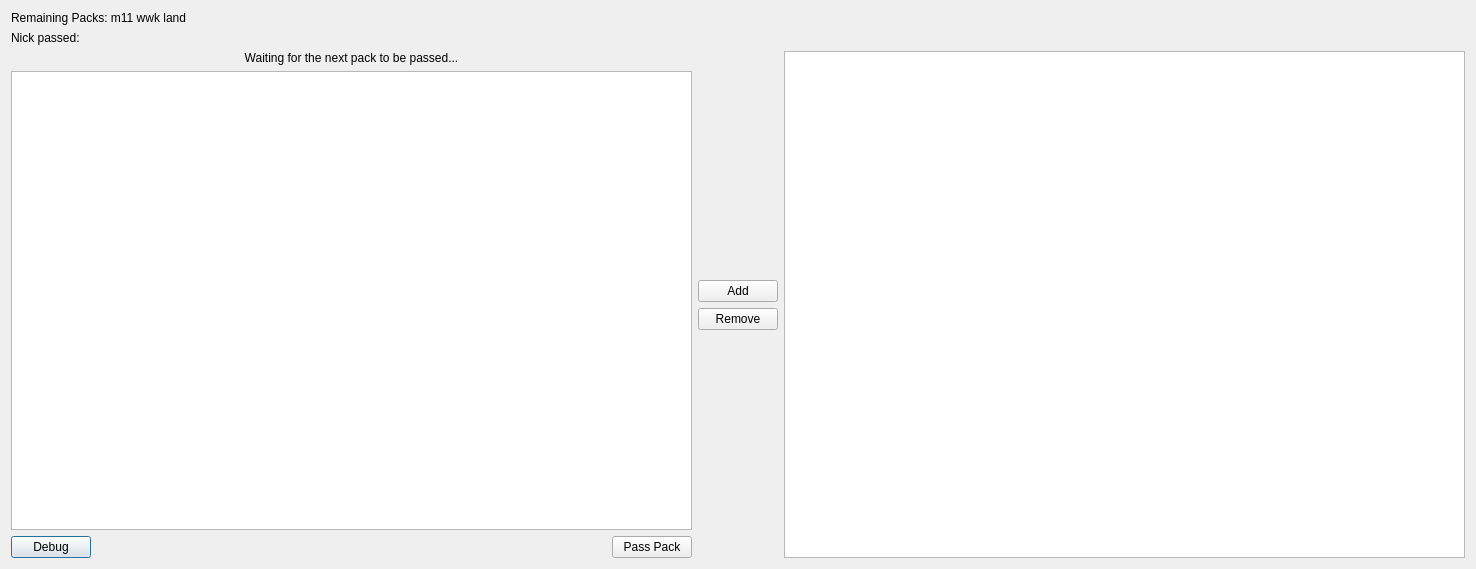
<?xml version="1.0" encoding="UTF-8"?>
<ui version="4.0">
 <class>DraftDialog</class>
 <widget class="QDialog" name="DraftDialog">
  <property name="geometry">
   <rect>
    <x>0</x>
    <y>0</y>
    <width>1476</width>
    <height>569</height>
   </rect>
  </property>
  <property name="windowTitle">
   <string>Draft</string>
  </property>
  <layout class="QVBoxLayout" name="verticalLayout_3">
   <item>
    <widget class="QLabel" name="lblRemaining">
     <property name="text">
      <string>Remaining Packs: m11 wwk land</string>
     </property>
    </widget>
   </item>
   <item>
    <widget class="QLabel" name="lblSender">
     <property name="text">
      <string>Nick passed:</string>
     </property>
    </widget>
   </item>
   <item>
    <layout class="QHBoxLayout" name="horizontalLayout_2">
     <item>
      <layout class="QVBoxLayout" name="verticalLayout_2">
       <item>
        <widget class="QLabel" name="lblWaiting">
         <property name="text">
          <string>Waiting for the next pack to be passed...</string>
         </property>
         <property name="alignment">
          <set>Qt::AlignCenter</set>
         </property>
        </widget>
       </item>
       <item>
        <widget class="QListView" name="lvCards">
         <property name="verticalScrollMode">
          <enum>QAbstractItemView::ScrollPerPixel</enum>
         </property>
         <property name="horizontalScrollMode">
          <enum>QAbstractItemView::ScrollPerPixel</enum>
         </property>
         <property name="movement">
          <enum>QListView::Static</enum>
         </property>
         <property name="flow">
          <enum>QListView::LeftToRight</enum>
         </property>
        </widget>
       </item>
       <item>
        <layout class="QHBoxLayout" name="horizontalLayout">
         <item>
          <widget class="QPushButton" name="debugButton">
           <property name="text">
            <string>Debug</string>
           </property>
          </widget>
         </item>
         <item>
          <spacer name="horizontalSpacer">
           <property name="orientation">
            <enum>Qt::Horizontal</enum>
           </property>
           <property name="sizeHint" stdset="0">
            <size>
             <width>40</width>
             <height>20</height>
            </size>
           </property>
          </spacer>
         </item>
         <item>
          <widget class="QPushButton" name="btnPass">
           <property name="text">
            <string>Pass Pack</string>
           </property>
          </widget>
         </item>
        </layout>
       </item>
      </layout>
     </item>
     <item>
      <layout class="QVBoxLayout" name="verticalLayout">
       <item>
        <spacer name="verticalSpacer_2">
         <property name="orientation">
          <enum>Qt::Vertical</enum>
         </property>
         <property name="sizeHint" stdset="0">
          <size>
           <width>20</width>
           <height>40</height>
          </size>
         </property>
        </spacer>
       </item>
       <item>
        <widget class="QPushButton" name="btnAdd">
         <property name="text">
          <string>Add</string>
         </property>
        </widget>
       </item>
       <item>
        <widget class="QPushButton" name="btnRemove">
         <property name="text">
          <string>Remove</string>
         </property>
        </widget>
       </item>
       <item>
        <spacer name="verticalSpacer">
         <property name="orientation">
          <enum>Qt::Vertical</enum>
         </property>
         <property name="sizeHint" stdset="0">
          <size>
           <width>20</width>
           <height>40</height>
          </size>
         </property>
        </spacer>
       </item>
      </layout>
     </item>
     <item>
      <widget class="QListView" name="lvDeck">
       <property name="verticalScrollMode">
        <enum>QAbstractItemView::ScrollPerPixel</enum>
       </property>
       <property name="horizontalScrollMode">
        <enum>QAbstractItemView::ScrollPerPixel</enum>
       </property>
       <property name="movement">
        <enum>QListView::Static</enum>
       </property>
       <property name="flow">
        <enum>QListView::LeftToRight</enum>
       </property>
      </widget>
     </item>
    </layout>
   </item>
  </layout>
 </widget>
 <resources/>
 <connections/>
</ui>
